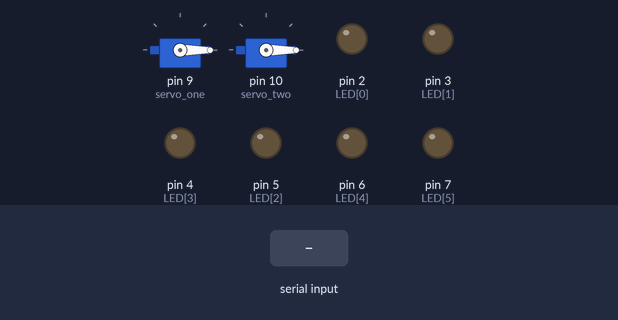
This sketch was run on a simulated Arduino Uno, built with avr-gcc and run on an emulated ATmega328P. Parts: 2 × servo, output pins drawn as LEDs (lit = HIGH). Inputs (shaded band) come from the test bench.

Above: at 1.2 s.
1.3 s: "1" received over Serial
At 2.21 s:
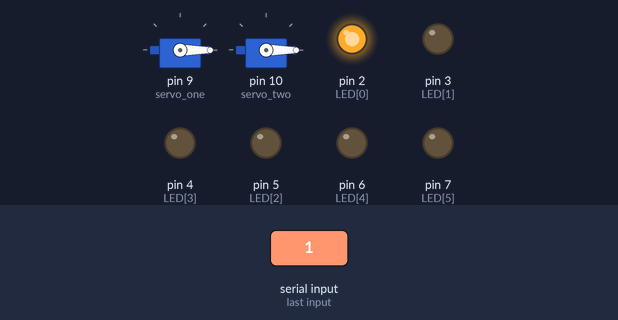
At 2.61 s:
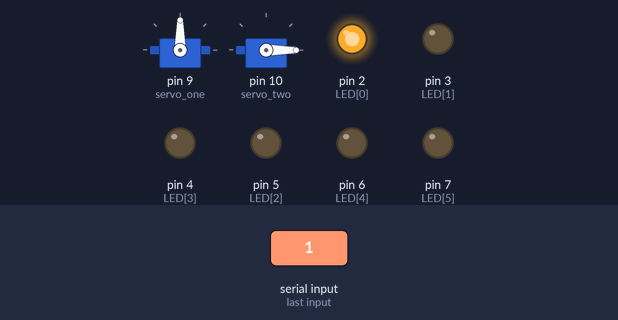
4.3 s: "0" received over Serial
At 7.4 s:
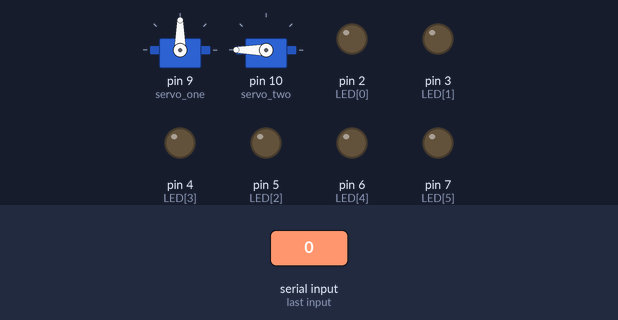
Timing chart, 0 to 8.9 s (numbered marks = the images above; inputs shaded):
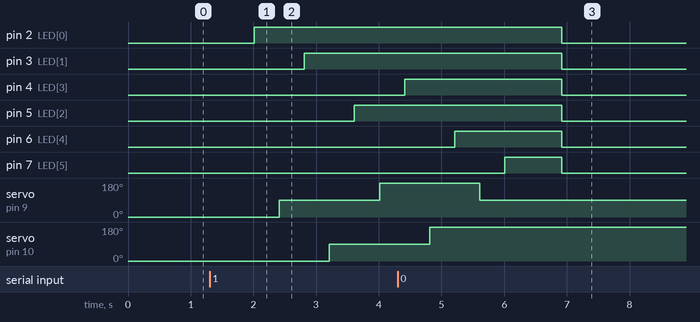

Measured:
- after the input at 1.3 s, pin 2 (LED[0]): LOW → HIGH after 0.71 s; pin 3 (LED[1]): LOW → HIGH after 1.5 s; pin 5 (LED[2]): LOW → HIGH after 2.3 s; servo on pin 9 (servo_one): 0° → 90° after 1.1 s, → 180° 1.6 s later; servo on pin 10 (servo_two): 0° → 90° after 1.9 s
- after the input at 4.3 s, pin 2 (LED[0]), pin 3 (LED[1]), pin 5 (LED[2]): HIGH → LOW after 2.6 s

The sketch:

Braile_Printer_Code.ino
```cpp
#include <Servo.h>

Servo servo_one;
Servo servo_two;

int pos_1 = 0;
int pos_2 = 0;

//array for the pins
int LED[] = {2,3,5,4,6,7};

//the input value to be displayed
int input[] = {1,1,1,1,1,1};

//the length of the input array
int input_len = sizeof(input) / sizeof(int);
int refresh_rate = input_len / 6;
void motion();
void setup() {
  Serial.begin(9600);
  //initializing the pins as output
  for (int i = 0; i < 6; i++){
      pinMode(LED[i], OUTPUT);
  }


  //initializing the servo motor in pin 9 and pin 10
  servo_one.attach(9);
  servo_two.attach(10);

  servo_one.write(0);
  servo_two.write(0);
}

void loop() {
  //used for serial communication
  char serialdata = '0';
  if (Serial.available() > 0){
    serialdata = Serial.read();
    delay(10);
    if (serialdata == '1'){
        motion();
    }else{
        for (int k = 0; k < 6; k++){
              digitalWrite(LED[k], LOW);
        }
    }
  }
}
void motion(){
    for (int i = 0; i < refresh_rate; i++){
    delay(100);
    servo_one.write(0);
    servo_two.write(0);
    for (int k = 0; k < 6; k++){
        digitalWrite(LED[k], LOW);
    }
    delay(100);
    int temp[6];
    for (int j = 0; j < 6; j++){
        temp[j] = input[(j + (6 * i))];
    }
    delay(100);
    for (int k = 0; k <= 6; k++){
        if (k == 0){
            servo_one.write(0);
            servo_two.write(0);
            delay(400);
            digitalWrite(LED[k], temp[k]);
            delay(400);
        }else if (k == 1){
            servo_one.write(90);
            //servo_two.write(0);
            delay(400);
            digitalWrite(LED[k], temp[k]);
            delay(400);
        }else if (k == 2){
            //servo_one.write(0);
            servo_two.write(90);
            delay(400);
            digitalWrite(LED[k], temp[k]);
            delay(400);
        }else if (k == 3){
            servo_one.write(180);
            //servo_two.write(0);
            delay(400);
            digitalWrite(LED[k], temp[k]);
            delay(400);
        }else if (k == 4){
            //servo_one.write(0);
            servo_two.write(180);
            delay(400);
            digitalWrite(LED[k], temp[k]);
            delay(400);
        }else if (k == 5){
            servo_one.write(90);
            //servo_two.write(0);
            delay(400);
            digitalWrite(LED[k], temp[k]);
            delay(400);
        }
    }
    delay(500);
}
}
```
